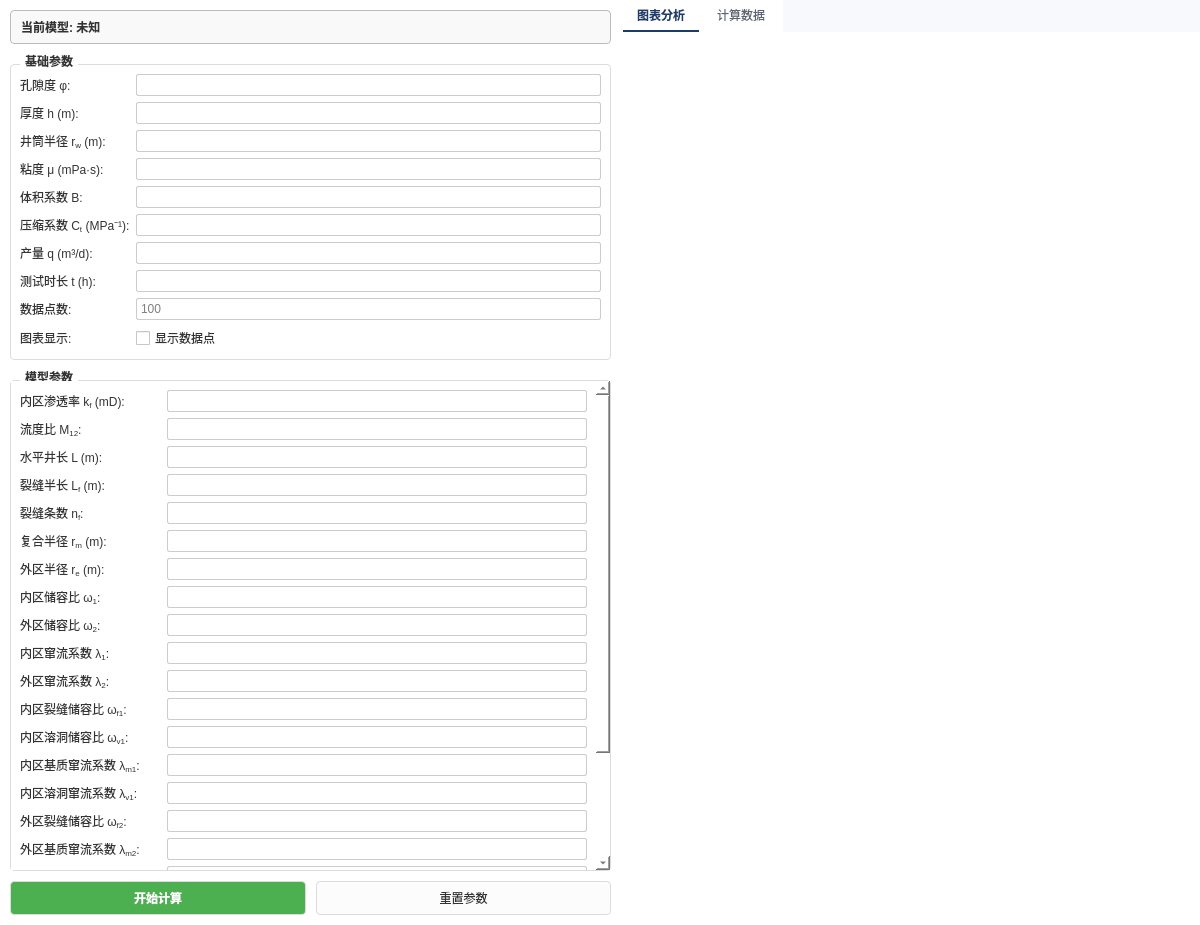
<?xml version="1.0" encoding="UTF-8"?>
<ui version="4.0">
 <class>WT_ModelWidget</class>
 <widget class="QWidget" name="WT_ModelWidget">
  <property name="geometry">
   <rect>
    <x>0</x>
    <y>0</y>
    <width>1200</width>
    <height>925</height>
   </rect>
  </property>
  <property name="windowTitle">
   <string>压裂水平井复合模型</string>
  </property>
  <property name="styleSheet">
   <string notr="true">/* 全局设置：白底黑字 */
QWidget {
        color: #333333;
        background-color: white;
        font-family: &quot;Microsoft YaHei&quot;;
        font-size: 9pt;
}
/* 分裂器手柄完全透明，去除竖线 */
QSplitter::handle {
        background-color: transparent;
}
/* 分组框样式 */
QGroupBox {
        font-weight: bold;
        border: 1px solid #dcdcdc;
        border-radius: 4px;
        margin-top: 10px;
}
QGroupBox::title {
        subcontrol-origin: margin;
        subcontrol-position: top left;
        left: 10px;
        padding: 0 3px;
        color: #333333;
}
/* 输入框样式 */
QLineEdit, QComboBox, QTextEdit {
        background-color: white;
        color: black;
        border: 1px solid #cccccc;
        border-radius: 2px;
        padding: 2px;
        selection-background-color: #0078d7;
}
/* 按钮通用样式 */
QPushButton {
        border: 1px solid #dcdcdc;
        border-radius: 4px;
        background-color: #fcfcfc;
        color: #333333;
        padding: 6px 12px;
        min-height: 20px;
}
QPushButton:hover {
        background-color: #f0f0f0;
        border-color: #0078d7;
        color: #0078d7;
}
QPushButton:pressed {
        background-color: #e0e0e0;
        border-color: #005a9e;
}
QPushButton#btnSelectModel {
        text-align: left;
        font-weight: bold;
        padding-left: 10px;
        background-color: #f9f9f9;
        border: 1px solid #bcbcbc;
}
QLabel {
        color: #333333;
}
</string>
  </property>
  <layout class="QHBoxLayout" name="horizontalLayout">
   <property name="spacing"><number>0</number></property>
   <property name="leftMargin"><number>0</number></property>
   <property name="topMargin"><number>0</number></property>
   <property name="rightMargin"><number>0</number></property>
   <property name="bottomMargin"><number>0</number></property>
   <item>
    <widget class="QSplitter" name="splitter">
     <property name="orientation"><enum>Qt::Orientation::Horizontal</enum></property>
     <property name="handleWidth"><number>2</number></property>
     <widget class="QWidget" name="leftPanel" native="true">
      <property name="minimumSize">
       <size><width>200</width><height>0</height></size>
      </property>
      <property name="styleSheet">
       <string notr="true">QWidget#leftPanel { background-color: white; border: none; }</string>
      </property>
      <layout class="QVBoxLayout" name="verticalLayout">
       <property name="spacing"><number>10</number></property>
       <property name="leftMargin"><number>10</number></property>
       <property name="topMargin"><number>10</number></property>
       <property name="rightMargin"><number>10</number></property>
       <property name="bottomMargin"><number>10</number></property>
       <item>
        <widget class="QPushButton" name="btnSelectModel">
         <property name="minimumSize"><size><width>0</width><height>34</height></size></property>
         <property name="text"><string>当前模型: 未知</string></property>
        </widget>
       </item>
       <item>
        <widget class="QGroupBox" name="basicParamGroup">
         <property name="title"><string>基础参数</string></property>
         <layout class="QFormLayout" name="formLayout_Base">
          <item row="0" column="0">
           <widget class="QLabel" name="label_phi"><property name="text"><string>&lt;html&gt;&lt;head/&gt;&lt;body&gt;&lt;p&gt;孔隙度 φ:&lt;/p&gt;&lt;/body&gt;&lt;/html&gt;</string></property></widget>
          </item>
          <item row="0" column="1"><widget class="QLineEdit" name="phiEdit"/></item>
          <item row="1" column="0">
           <widget class="QLabel" name="label_h"><property name="text"><string>&lt;html&gt;&lt;head/&gt;&lt;body&gt;&lt;p&gt;厚度 h (m):&lt;/p&gt;&lt;/body&gt;&lt;/html&gt;</string></property></widget>
          </item>
          <item row="1" column="1"><widget class="QLineEdit" name="hEdit"/></item>
          <item row="2" column="0">
           <widget class="QLabel" name="label_rw"><property name="text"><string>&lt;html&gt;&lt;head/&gt;&lt;body&gt;&lt;p&gt;井筒半径 r&lt;sub&gt;w&lt;/sub&gt; (m):&lt;/p&gt;&lt;/body&gt;&lt;/html&gt;</string></property></widget>
          </item>
          <item row="2" column="1"><widget class="QLineEdit" name="rwEdit"/></item>
          <item row="3" column="0">
           <widget class="QLabel" name="label_mu"><property name="text"><string>&lt;html&gt;&lt;head/&gt;&lt;body&gt;&lt;p&gt;粘度 μ (mPa·s):&lt;/p&gt;&lt;/body&gt;&lt;/html&gt;</string></property></widget>
          </item>
          <item row="3" column="1"><widget class="QLineEdit" name="muEdit"/></item>
          <item row="4" column="0">
           <widget class="QLabel" name="label_B"><property name="text"><string>&lt;html&gt;&lt;head/&gt;&lt;body&gt;&lt;p&gt;体积系数 B:&lt;/p&gt;&lt;/body&gt;&lt;/html&gt;</string></property></widget>
          </item>
          <item row="4" column="1"><widget class="QLineEdit" name="BEdit"/></item>
          <item row="5" column="0">
           <widget class="QLabel" name="label_Ct"><property name="text"><string>&lt;html&gt;&lt;head/&gt;&lt;body&gt;&lt;p&gt;压缩系数 C&lt;sub&gt;t&lt;/sub&gt; (MPa⁻¹):&lt;/p&gt;&lt;/body&gt;&lt;/html&gt;</string></property></widget>
          </item>
          <item row="5" column="1"><widget class="QLineEdit" name="CtEdit"/></item>
          <item row="6" column="0">
           <widget class="QLabel" name="label_q"><property name="text"><string>&lt;html&gt;&lt;head/&gt;&lt;body&gt;&lt;p&gt;产量 q (m³/d):&lt;/p&gt;&lt;/body&gt;&lt;/html&gt;</string></property></widget>
          </item>
          <item row="6" column="1"><widget class="QLineEdit" name="qEdit"/></item>
          <item row="7" column="0">
           <widget class="QLabel" name="label_t"><property name="text"><string>测试时长 t (h):</string></property></widget>
          </item>
          <item row="7" column="1"><widget class="QLineEdit" name="tEdit"/></item>
          <item row="8" column="0">
           <widget class="QLabel" name="label_points"><property name="text"><string>数据点数:</string></property></widget>
          </item>
          <item row="8" column="1">
           <widget class="QLineEdit" name="pointsEdit">
            <property name="placeholderText"><string>100</string></property>
           </widget>
          </item>
          <item row="9" column="0">
           <widget class="QLabel" name="label_showPoints"><property name="text"><string>图表显示:</string></property></widget>
          </item>
          <item row="9" column="1">
           <widget class="QCheckBox" name="checkShowPoints"><property name="text"><string>显示数据点</string></property></widget>
          </item>
         </layout>
        </widget>
       </item>

       <item>
        <widget class="QGroupBox" name="modelParamGroup">
         <property name="title"><string>模型参数</string></property>
         <layout class="QVBoxLayout" name="verticalLayout_ModelParam">
          <property name="leftMargin"><number>0</number></property>
          <property name="topMargin"><number>0</number></property>
          <property name="rightMargin"><number>0</number></property>
          <property name="bottomMargin"><number>0</number></property>
          <item>
           <widget class="QScrollArea" name="scrollArea">
            <property name="widgetResizable"><bool>true</bool></property>
            <property name="frameShape"><enum>QFrame::NoFrame</enum></property>
            <widget class="QWidget" name="scrollAreaWidgetContents">
             <layout class="QFormLayout" name="formLayout_Model">
              <item row="0" column="0">
               <widget class="QLabel" name="label_kf"><property name="text"><string>&lt;html&gt;&lt;head/&gt;&lt;body&gt;&lt;p&gt;内区渗透率 k&lt;sub&gt;f&lt;/sub&gt; (mD):&lt;/p&gt;&lt;/body&gt;&lt;/html&gt;</string></property></widget>
              </item>
              <item row="0" column="1"><widget class="QLineEdit" name="kfEdit"/></item>

              <item row="1" column="0">
               <widget class="QLabel" name="label_km"><property name="text"><string>&lt;html&gt;&lt;head/&gt;&lt;body&gt;&lt;p&gt;流度比 M&lt;sub&gt;12&lt;/sub&gt;:&lt;/p&gt;&lt;/body&gt;&lt;/html&gt;</string></property></widget>
              </item>
              <item row="1" column="1"><widget class="QLineEdit" name="kmEdit"/></item>

              <item row="2" column="0">
               <widget class="QLabel" name="label_L"><property name="text"><string>&lt;html&gt;&lt;head/&gt;&lt;body&gt;&lt;p&gt;水平井长 L (m):&lt;/p&gt;&lt;/body&gt;&lt;/html&gt;</string></property></widget>
              </item>
              <item row="2" column="1"><widget class="QLineEdit" name="LEdit"/></item>

              <item row="3" column="0">
               <widget class="QLabel" name="label_Lf"><property name="text"><string>&lt;html&gt;&lt;head/&gt;&lt;body&gt;&lt;p&gt;裂缝半长 L&lt;sub&gt;f&lt;/sub&gt; (m):&lt;/p&gt;&lt;/body&gt;&lt;/html&gt;</string></property></widget>
              </item>
              <item row="3" column="1"><widget class="QLineEdit" name="LfEdit"/></item>

              <item row="4" column="0">
               <widget class="QLabel" name="label_nf"><property name="text"><string>&lt;html&gt;&lt;head/&gt;&lt;body&gt;&lt;p&gt;裂缝条数 n&lt;sub&gt;f&lt;/sub&gt;:&lt;/p&gt;&lt;/body&gt;&lt;/html&gt;</string></property></widget>
              </item>
              <item row="4" column="1"><widget class="QLineEdit" name="nfEdit"/></item>

              <item row="5" column="0">
               <widget class="QLabel" name="label_rmD"><property name="text"><string>&lt;html&gt;&lt;head/&gt;&lt;body&gt;&lt;p&gt;复合半径 r&lt;sub&gt;m&lt;/sub&gt; (m):&lt;/p&gt;&lt;/body&gt;&lt;/html&gt;</string></property></widget>
              </item>
              <item row="5" column="1"><widget class="QLineEdit" name="rmDEdit"/></item>

              <item row="6" column="0">
               <widget class="QLabel" name="label_reD"><property name="text"><string>&lt;html&gt;&lt;head/&gt;&lt;body&gt;&lt;p&gt;外区半径 r&lt;sub&gt;e&lt;/sub&gt; (m):&lt;/p&gt;&lt;/body&gt;&lt;/html&gt;</string></property></widget>
              </item>
              <item row="6" column="1"><widget class="QLineEdit" name="reDEdit"/></item>

              <item row="7" column="0">
               <widget class="QLabel" name="label_omga1"><property name="text"><string>&lt;html&gt;&lt;head/&gt;&lt;body&gt;&lt;p&gt;内区储容比 ω&lt;sub&gt;1&lt;/sub&gt;:&lt;/p&gt;&lt;/body&gt;&lt;/html&gt;</string></property></widget>
              </item>
              <item row="7" column="1"><widget class="QLineEdit" name="omga1Edit"/></item>

              <item row="8" column="0">
               <widget class="QLabel" name="label_omga2"><property name="text"><string>&lt;html&gt;&lt;head/&gt;&lt;body&gt;&lt;p&gt;外区储容比 ω&lt;sub&gt;2&lt;/sub&gt;:&lt;/p&gt;&lt;/body&gt;&lt;/html&gt;</string></property></widget>
              </item>
              <item row="8" column="1"><widget class="QLineEdit" name="omga2Edit"/></item>

              <item row="9" column="0">
               <widget class="QLabel" name="label_remda1"><property name="text"><string>&lt;html&gt;&lt;head/&gt;&lt;body&gt;&lt;p&gt;内区窜流系数 λ&lt;sub&gt;1&lt;/sub&gt;:&lt;/p&gt;&lt;/body&gt;&lt;/html&gt;</string></property></widget>
              </item>
              <item row="9" column="1"><widget class="QLineEdit" name="remda1Edit"/></item>

              <item row="10" column="0">
               <widget class="QLabel" name="label_remda2"><property name="text"><string>&lt;html&gt;&lt;head/&gt;&lt;body&gt;&lt;p&gt;外区窜流系数 λ&lt;sub&gt;2&lt;/sub&gt;:&lt;/p&gt;&lt;/body&gt;&lt;/html&gt;</string></property></widget>
              </item>
              <item row="10" column="1"><widget class="QLineEdit" name="remda2Edit"/></item>

              <item row="11" column="0">
               <widget class="QLabel" name="label_omega_f1"><property name="text"><string>&lt;html&gt;&lt;head/&gt;&lt;body&gt;&lt;p&gt;内区裂缝储容比 ω&lt;sub&gt;f1&lt;/sub&gt;:&lt;/p&gt;&lt;/body&gt;&lt;/html&gt;</string></property></widget>
              </item>
              <item row="11" column="1"><widget class="QLineEdit" name="omega_f1Edit"/></item>

              <item row="12" column="0">
               <widget class="QLabel" name="label_omega_v1"><property name="text"><string>&lt;html&gt;&lt;head/&gt;&lt;body&gt;&lt;p&gt;内区溶洞储容比 ω&lt;sub&gt;v1&lt;/sub&gt;:&lt;/p&gt;&lt;/body&gt;&lt;/html&gt;</string></property></widget>
              </item>
              <item row="12" column="1"><widget class="QLineEdit" name="omega_v1Edit"/></item>

              <item row="13" column="0">
               <widget class="QLabel" name="label_lambda_m1"><property name="text"><string>&lt;html&gt;&lt;head/&gt;&lt;body&gt;&lt;p&gt;内区基质窜流系数 λ&lt;sub&gt;m1&lt;/sub&gt;:&lt;/p&gt;&lt;/body&gt;&lt;/html&gt;</string></property></widget>
              </item>
              <item row="13" column="1"><widget class="QLineEdit" name="lambda_m1Edit"/></item>

              <item row="14" column="0">
               <widget class="QLabel" name="label_lambda_v1"><property name="text"><string>&lt;html&gt;&lt;head/&gt;&lt;body&gt;&lt;p&gt;内区溶洞窜流系数 λ&lt;sub&gt;v1&lt;/sub&gt;:&lt;/p&gt;&lt;/body&gt;&lt;/html&gt;</string></property></widget>
              </item>
              <item row="14" column="1"><widget class="QLineEdit" name="lambda_v1Edit"/></item>

              <item row="15" column="0">
               <widget class="QLabel" name="label_omega_f2"><property name="text"><string>&lt;html&gt;&lt;head/&gt;&lt;body&gt;&lt;p&gt;外区裂缝储容比 ω&lt;sub&gt;f2&lt;/sub&gt;:&lt;/p&gt;&lt;/body&gt;&lt;/html&gt;</string></property></widget>
              </item>
              <item row="15" column="1"><widget class="QLineEdit" name="omega_f2Edit"/></item>

              <item row="16" column="0">
               <widget class="QLabel" name="label_lambda_m2"><property name="text"><string>&lt;html&gt;&lt;head/&gt;&lt;body&gt;&lt;p&gt;外区基质窜流系数 λ&lt;sub&gt;m2&lt;/sub&gt;:&lt;/p&gt;&lt;/body&gt;&lt;/html&gt;</string></property></widget>
              </item>
              <item row="16" column="1"><widget class="QLineEdit" name="lambda_m2Edit"/></item>

              <item row="17" column="0">
               <widget class="QLabel" name="label_gamaD"><property name="text"><string>&lt;html&gt;&lt;head/&gt;&lt;body&gt;&lt;p&gt;压敏系数 γ&lt;sub&gt;D&lt;/sub&gt;:&lt;/p&gt;&lt;/body&gt;&lt;/html&gt;</string></property><property name="styleSheet"><string notr="true">color: blue; font-weight: bold;</string></property></widget>
              </item>
              <item row="17" column="1"><widget class="QLineEdit" name="gamaDEdit"/></item>

              <item row="18" column="0">
               <widget class="QLabel" name="label_cD"><property name="text"><string>&lt;html&gt;&lt;head/&gt;&lt;body&gt;&lt;p&gt;无因次井储 cD:&lt;/p&gt;&lt;/body&gt;&lt;/html&gt;</string></property></widget>
              </item>
              <item row="18" column="1"><widget class="QLineEdit" name="cDEdit"/></item>

              <item row="19" column="0">
               <widget class="QLabel" name="label_s"><property name="text"><string>&lt;html&gt;&lt;head/&gt;&lt;body&gt;&lt;p&gt;表皮系数 S:&lt;/p&gt;&lt;/body&gt;&lt;/html&gt;</string></property></widget>
              </item>
              <item row="19" column="1"><widget class="QLineEdit" name="sEdit"/></item>

              <item row="20" column="0">
               <widget class="QLabel" name="label_alpha"><property name="text"><string>&lt;html&gt;&lt;head/&gt;&lt;body&gt;&lt;p&gt;变井储时间参数 α (h):&lt;/p&gt;&lt;/body&gt;&lt;/html&gt;</string></property></widget>
              </item>
              <item row="20" column="1"><widget class="QLineEdit" name="alphaEdit"/></item>

              <item row="21" column="0">
               <widget class="QLabel" name="label_cphi"><property name="text"><string>&lt;html&gt;&lt;head/&gt;&lt;body&gt;&lt;p&gt;变井储压力参数 C&lt;sub&gt;φ&lt;/sub&gt; (MPa):&lt;/p&gt;&lt;/body&gt;&lt;/html&gt;</string></property></widget>
              </item>
              <item row="21" column="1"><widget class="QLineEdit" name="cPhiEdit"/></item>
             </layout>
            </widget>
           </widget>
          </item>
         </layout>
        </widget>
       </item>

       <item>
        <layout class="QHBoxLayout" name="horizontalLayout_Btns">
         <property name="spacing"><number>10</number></property>
         <item>
          <widget class="QPushButton" name="calculateButton">
           <property name="styleSheet"><string notr="true">background-color: #4CAF50; color: white; font-weight: bold; padding: 6px;</string></property>
           <property name="text"><string>开始计算</string></property>
          </widget>
         </item>
         <item>
          <widget class="QPushButton" name="resetButton">
           <property name="text"><string>重置参数</string></property>
          </widget>
         </item>
        </layout>
       </item>

      </layout>
     </widget>
     <widget class="QWidget" name="rightPanel" native="true">
      <property name="styleSheet"><string notr="true">QWidget#rightPanel {
    background-color: #F7F9FC;
    border: none;
}</string></property>
      <layout class="QVBoxLayout" name="rightLayout">
       <property name="leftMargin"><number>0</number></property>
       <property name="topMargin"><number>0</number></property>
       <property name="rightMargin"><number>0</number></property>
       <property name="bottomMargin"><number>0</number></property>
       <item>
        <widget class="QTabWidget" name="tabWidget_Right">
         <property name="styleSheet">
          <string notr="true">QTabWidget::pane {
    border: none;
    background: #F7F9FC;
}
QTabBar::tab {
    background: transparent;
    color: #5B6470;
    padding: 8px 14px;
    border: none;
    border-bottom: 2px solid transparent;
    margin-right: 4px;
}
QTabBar::tab:hover {
    background: transparent;
    color: #1C3C6A;
}
QTabBar::tab:selected {
    background: transparent;
    color: #1C3C6A;
    border-bottom: 2px solid #1C3C6A;
    font-weight: bold;
}
QWidget#tab_Chart, QWidget#tab_Data {
    background: #F7F9FC;
}</string>
         </property>
         <property name="currentIndex"><number>0</number></property>
         <widget class="QWidget" name="tab_Chart">
          <attribute name="title"><string>图表分析</string></attribute>
          <layout class="QVBoxLayout" name="verticalLayout_ChartTab">
           <property name="leftMargin"><number>0</number></property>
           <property name="topMargin"><number>0</number></property>
           <property name="rightMargin"><number>0</number></property>
           <property name="bottomMargin"><number>0</number></property>
           <item>
            <widget class="ChartWidget" name="chartWidget" native="true">
             <property name="sizePolicy">
              <sizepolicy hsizetype="Expanding" vsizetype="Expanding">
               <horstretch>0</horstretch>
               <verstretch>0</verstretch>
              </sizepolicy>
             </property>
            </widget>
           </item>
          </layout>
         </widget>
         <widget class="QWidget" name="tab_Data">
          <attribute name="title"><string>计算数据</string></attribute>
          <layout class="QVBoxLayout" name="verticalLayout_DataTab">
           <item>
            <widget class="QTextEdit" name="resultTextEdit">
             <property name="styleSheet">
              <string notr="true">QTextEdit {
    background-color: #FFFFFF;
    color: #333333;
    border: 1px solid #D8DEE8;
    border-radius: 4px;
}</string>
             </property>
             <property name="readOnly"><bool>true</bool></property>
            </widget>
           </item>
           <item>
            <widget class="QPushButton" name="btnExportDataTab">
             <property name="text"><string>导出数据 (.csv)</string></property>
            </widget>
           </item>
          </layout>
         </widget>
        </widget>
       </item>
      </layout>
     </widget>
    </widget>
   </item>
  </layout>
 </widget>
 <customwidgets>
  <customwidget>
   <class>ChartWidget</class>
   <extends>QWidget</extends>
   <header>chartwidget.h</header>
   <container>1</container>
  </customwidget>
 </customwidgets>
 <resources/>
 <connections/>
</ui>
